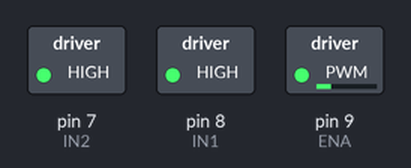
A sketch run on a simulated Arduino Uno, built with avr-gcc and run on an emulated ATmega328P. Parts: switched loads named in the sketch (green lamp = pin HIGH).

Above: at 0.05 s.
At 2.55 s:
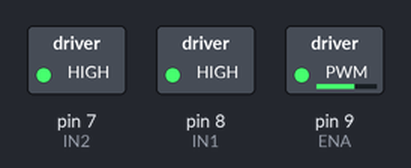
At 4.4 s:
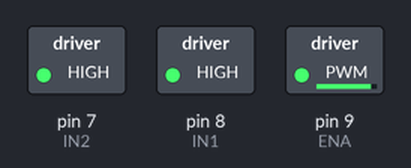
At 8.75 s:
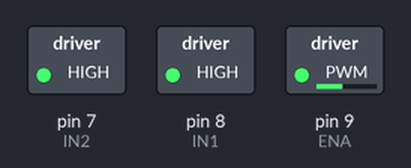
Timing chart, 0 to 11.5 s (numbered marks = the images above):
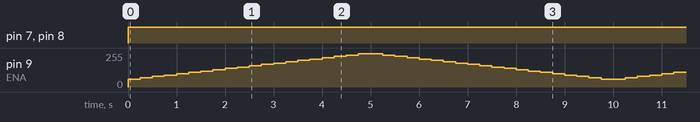

Measured:
- by itself, pin 7 (IN2), pin 8 (IN1): LOW → HIGH at 0.00 s

The sketch:

motor_l298n.ino
```cpp
#define ENA 9  //PWM
#define IN1 8  //DIR
#define IN2 7  //DIR

void setup() {
  pinMode(ENA, OUTPUT);
  pinMode(IN1, OUTPUT);
  pinMode(IN2, OUTPUT);
}

void loop() {
  digitalWrite(IN1, HIGH);
  digitalWrite(IN2, HIGH);
  for (int i = 60; i <= 250; i = i + 10){
    analogWrite(ENA, i);
    delay(250);
  }
  for (int i = 250; i >= 60; i = i - 10){
    analogWrite(ENA, i);
    delay(250);
  }
}
```
